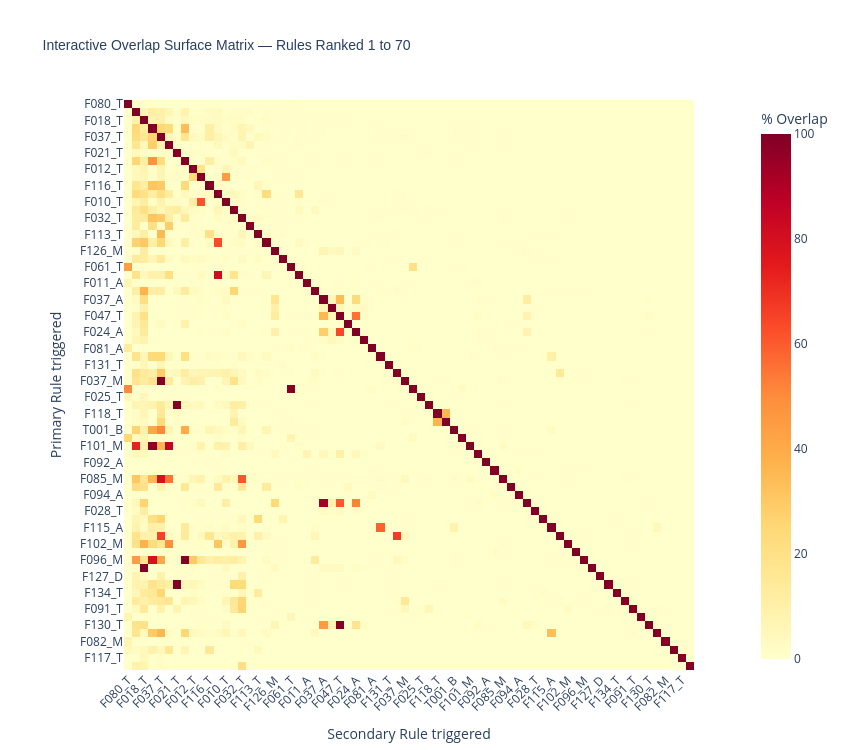

Notebook source saved alongside this figure:
### Markdown cell above
## a. Overlap visualisations

### Code cell
rm.plot_interactive_heatmap_chunk(dt2, start_rank=0, end_rank=70)

### Figure 1 — Plotly figure (JSON) as saved in the notebook; plotly's stock layout.template omitted (floating-point values rounded to 4 significant figures; data arrays with more than 128 entries replaced by an {"elided": "..."} marker saying what was removed)
{"data": [{"coloraxis": "coloraxis", "hovertemplate": "<b>Primary Rule:</b> %{y}<br><b>Secondary Rule:</b> %{x}<br><b>Overlap Frequency:</b> %{z:.1f}%<extra></extra>", "name": "0", "type": "heatmap", "x": ["F080_T", "F020_T", "F018_T", "F048_T", "F037_T", "F090_T", "F021_T", "F051_T", "F012_T", "F013_T", "F116_T", "A004_D", "F010_T", "F132_T", "F032_T", "F107_T", "F113_T", "A005_D", "F126_M", "F011_T", "F061_T", "A006_D", "F011_A", "F122_T", "F037_A", "F014_M", "F047_T", "F124_T", "F024_A", "F029_A", "F081_A", "T001_A", "F131_T", "F054_D", "F037_M", "F061_M", "F025_T", "F009_D", "F118_T", "F118_M", "T001_B", "F133_T", "F101_M", "F129_A", "F092_A", "F061_A", "F085_M", "F108_M", "F094_A", "F047_D", "F028_T", "F111_M", "F115_A", "F055_D", "F102_M", "F093_A", "F096_M", "F018_O", "F127_D", "F009_M", "F134_T", "F041_D", "F091_T", "F082_D", "F130_T", "F120_D", "F082_M", "F087_T", "F117_T", "F127_M"], "xaxis": "x", "y": ["F080_T", "F020_T", "F018_T", "F048_T", "F037_T", "F090_T", "F021_T", "F051_T", "F012_T", "F013_T", "F116_T", "A004_D", "F010_T", "F132_T", "F032_T", "F107_T", "F113_T", "A005_D", "F126_M", "F011_T", "F061_T", "A006_D", "F011_A", "F122_T", "F037_A", "F014_M", "F047_T", "F124_T", "F024_A", "F029_A", "F081_A", "T001_A", "F131_T", "F054_D", "F037_M", "F061_M", "F025_T", "F009_D", "F118_T", "F118_M", "T001_B", "F133_T", "F101_M", "F129_A", "F092_A", "F061_A", "F085_M", "F108_M", "F094_A", "F047_D", "F028_T", "F111_M", "F115_A", "F055_D", "F102_M", "F093_A", "F096_M", "F018_O", "F127_D", "F009_M", "F134_T", "F041_D", "F091_T", "F082_D", "F130_T", "F120_D", "F082_M", "F087_T", "F117_T", "F127_M"], "yaxis": "y", "z": {"elided": "70x70 float values"}}], "layout": {"coloraxis": {"cmax": 100, "cmin": 0, "colorbar": {"title": {"text": "% Overlap"}}, "colorscale": [[0, "rgb(255,255,204)"], [0.125, "rgb(255,237,160)"], [0.25, "rgb(254,217,118)"], [0.375, "rgb(254,178,76)"], [0.5, "rgb(253,141,60)"], [0.625, "rgb(252,78,42)"], [0.75, "rgb(227,26,28)"], [0.875, "rgb(189,0,38)"], [1, "rgb(128,0,38)"]]}, "height": 750, "title": {"font": {"family": "Arial", "size": 14}, "text": "Interactive Overlap Surface Matrix — Rules Ranked 1 to 70"}, "width": 850, "xaxis": {"anchor": "y", "constrain": "domain", "domain": [0, 1], "scaleanchor": "y", "tickangle": -45, "title": {"text": "Secondary Rule triggered"}}, "yaxis": {"anchor": "x", "autorange": "reversed", "constrain": "domain", "domain": [0, 1], "title": {"text": "Primary Rule triggered"}}}}
